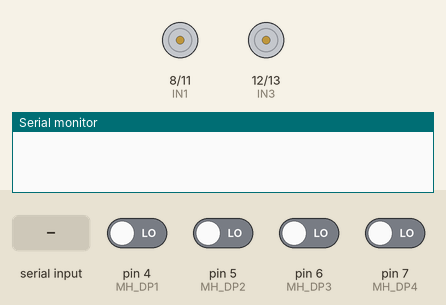
Simulated run of this sketch. Board: Arduino Uno, built with avr-gcc and run on an emulated ATmega328P. Shown: motor-driver pin pairs drawn as motors (green arrow = first pin HIGH = forward, orange = second pin HIGH = backward, longer = more drive, scaled by the enable pin), the last lines printed to the serial monitor. Inputs (shaded band) come from the test bench; at power-on: pin 4 (MH_DP1), pin 5 (MH_DP2), pin 6 (MH_DP3), pin 7 (MH_DP4) LOW.

Above: at 1.2 s.
1.3 s: "l" received over the second serial link
At 2.1 s:
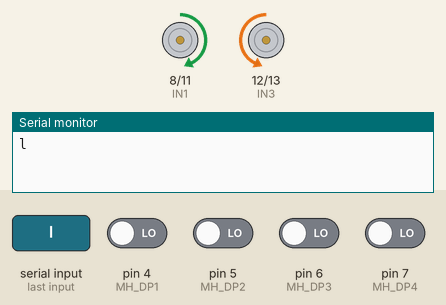
2.9 s: "c" received over the second serial link
At 3.5 s:
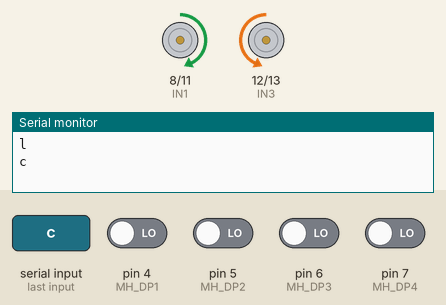
4.4 s: "w" received over Serial
At 5.7 s:
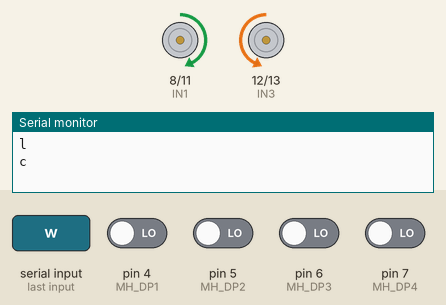
6.0 s: "r" received over the second serial link
At 7.0 s:
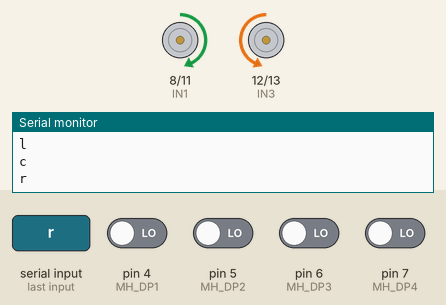
7.6 s: "w" received over the second serial link
At 8.2 s:
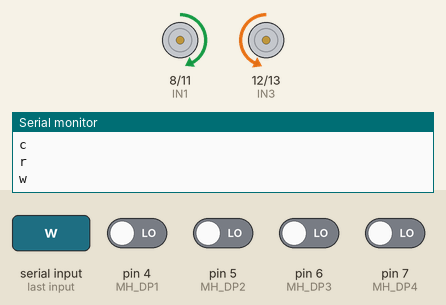
9.2 s: "s" received over Serial
At 10.6 s:
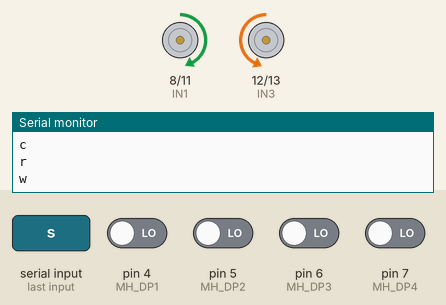
Timing chart, 0 to 11.8 s (numbered marks = the images above; inputs shaded):
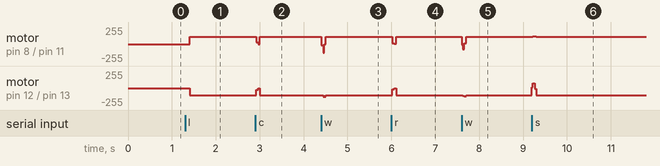

The sketch:

si-bt-car.ino
```cpp
#include <SoftwareSerial.h>
//蓝牙
int BT_TXD = 2;
int BT_RXD = 3;
SoftwareSerial BT(BT_TXD, BT_RXD);  //TXD, RXD

//寻迹
int MH_DP1 = 4;
int MH_DP2 = 5;
int MH_DP3 = 6;
int MH_DP4 = 7;

//轮子
int IN1 = 8;
int IN2 = 11;
int IN3 = 12;
int IN4 = 13;
int ENA = 10;
int ENB = 9;

//寻迹
int m1;
int m2;
int m3;
int m4;

bool mEnable = false;

const int mStrength = 128;
const int moveDelay = 60;  //操控持续时长

void setup() {
  Serial.begin(9600);
  BTSetup();
  MHSetup();
  wheelSetup();
}

bool isCross = false;
bool isLeft = false;
bool isRight = false;


//计时
long preDelay1 = 0;
const long delay1 = 1;

void loop() {
  long currentMillis = millis();
  m1 = digitalRead(MH_DP1);
  m2 = digitalRead(MH_DP2);
  m3 = digitalRead(MH_DP3);
  m4 = digitalRead(MH_DP4);

  if (isCross) {
    if (currentMillis - preDelay1 >= delay1) {
      autoMode();
      delay(delay1);
      reset();
      if (m1 == m2 && m2 == m3 && m3 == m4) {
        isCross = false;
        BT.write("C\r");
        return;
      }
      preDelay1 = currentMillis;
    }
  }

  if (isLeft || isRight) {
    if (currentMillis - preDelay1 >= delay1) {
      if (m1 == HIGH || m2 == HIGH || m3 == HIGH || m4 == HIGH) {
        if (isLeft) {
          isLeft = false;
          BT.write("L\r");
        } else if (isRight) {
          isRight = false;
          BT.write("R\r");
        }
        return;
      }
      rotateMode();
      delay(delay1);
      reset();
      preDelay1 = currentMillis;
    }
  }

  //寻迹
  if (mEnable) {
    if (currentMillis - preDelay1 >= delay1) {
      autoMode();
      delay(delay1);
      reset();
      preDelay1 = currentMillis;
    }
  }

  if (BT.available()) {
    char msg = BT.read();
    Serial.println(msg);
    processMsg(msg);
  }

  if (Serial.available()) {
    char msg = Serial.read();
    processMsg(msg);
    BT.write(msg);
  }

  //debug
  //forward(mStrength, mStrength);
  if (m1 == HIGH) {
    BT.write("1");
  }
  if (m2 == HIGH) {
    BT.write("2");
  }
  if (m3 == HIGH) {
    BT.write("3");
  }
  if (m4 == HIGH) {
    BT.write("4");
  }
}

void autoMode() {
  if (m1 == HIGH && m2 == HIGH && m3 == HIGH && m4 == HIGH) {
    reset();
  } else if (m2 == HIGH && m3 == HIGH) {
    forward(mStrength, mStrength);
  } else if (m1 == HIGH && m2 == HIGH) {
    forward(mStrength, mStrength * 0.9);
  } else if (m3 == HIGH && m4 == HIGH) {
    left(mStrength * 0.9, mStrength);
  } else if (m2 == HIGH) {
    forward(mStrength, mStrength * 0.7);
  } else if (m3 == HIGH) {
    forward(mStrength * 0.7, mStrength);
  } else if (m1 == HIGH) {
    right(mStrength, mStrength);
  } else if (m4 == HIGH) {
    left(mStrength, mStrength);
  }
}

void rotateMode() {
  if (isLeft) {
    left(mStrength, mStrength);
  } else if (isRight) {
    right(mStrength, mStrength);
  }
}

void processMsg(char msg) {
  //控制寻迹开关
  if (msg == 'x') {
    mEnable = true;
    return;
  } else if (msg == 'o') {
    mEnable = false;
    return;
  } else if (msg == 'c') {
    isCross = true;
  } else if (msg == 'l') {
    isLeft = true;
  } else if (msg == 'r') {
    isRight = true;
  }

  //控制
  if (msg == 'w') {
    forward(mStrength, mStrength);
  } else if (msg == 'a') {
    left(mStrength, mStrength);
  } else if (msg == 's') {
    back(mStrength, mStrength);
  } else if (msg == 'd') {
    right(mStrength, mStrength);
  }
  delay(moveDelay);
  reset();
}

void BTSetup() {
  BT.begin(9600);
}

void MHSetup() {
  pinMode(MH_DP1, INPUT);
  pinMode(MH_DP2, INPUT);
  pinMode(MH_DP3, INPUT);
  pinMode(MH_DP4, INPUT);
}

void wheelSetup() {
  pinMode(IN1, OUTPUT);
  pinMode(IN2, OUTPUT);
  pinMode(IN3, OUTPUT);
  pinMode(IN4, OUTPUT);
  pinMode(ENA, OUTPUT);
  pinMode(ENB, OUTPUT);
}

void BTWrite(SoftwareSerial BT, String msg) {
  for (int i = 0; i < msg.length(); i++) {
    BT.write(msg[i]);
  }
}

void right(int strengthA, int strengthB) {  //右，左
  digitalWrite(IN1, LOW);
  digitalWrite(IN2, HIGH);
  digitalWrite(IN3, HIGH);
  digitalWrite(IN4, LOW);
  analogWrite(ENA, strengthA);
  analogWrite(ENB, strengthB);
}

void left(int strengthA, int strengthB) {
  digitalWrite(IN1, HIGH);
  digitalWrite(IN2, LOW);
  digitalWrite(IN3, LOW);
  digitalWrite(IN4, HIGH);
  analogWrite(ENA, strengthA);
  analogWrite(ENB, strengthB);
}

void back(int strengthA, int strengthB) {
  digitalWrite(IN1, HIGH);
  digitalWrite(IN2, LOW);
  digitalWrite(IN3, HIGH);
  digitalWrite(IN4, LOW);
  analogWrite(ENA, strengthA);
  analogWrite(ENB, strengthB);
}

void forward(int strengthA, int strengthB) {
  digitalWrite(IN1, LOW);
  digitalWrite(IN2, HIGH);
  digitalWrite(IN3, LOW);
  digitalWrite(IN4, HIGH);
  analogWrite(ENA, strengthA);
  analogWrite(ENB, strengthB);
}

void reset() {
  digitalWrite(IN1, LOW);
  digitalWrite(IN2, LOW);
  digitalWrite(IN3, LOW);
  digitalWrite(IN4, LOW);
  analogWrite(ENA, 0);
  analogWrite(ENB, 0);
}
```

Measured:
- after the input at 1.3 s, motor on pin 8 (IN1) / pin 11 (IN2): stopped → forward 110/255 after 0.10 s; motor on pin 12 (IN3) / pin 13 (IN4): stopped → backward 111/255 after 0.10 s
- after the input at 2.9 s, motor on pin 8 (IN1) / pin 11 (IN2): forward 110/255 → forward 23/255 at once, → stopped 0.04 s later, → forward 110/255 0.04 s later; motor on pin 12 (IN3) / pin 13 (IN4): backward 111/255 → backward 24/255 at once, → stopped 0.04 s later, → backward 111/255 0.04 s later
- after the input at 4.4 s, motor on pin 8 (IN1) / pin 11 (IN2): forward 110/255 → forward 109/255 at once; motor on pin 12 (IN3) / pin 13 (IN4): backward 111/255 → backward 110/255 after 0.05 s
- after the input at 6.0 s, motor on pin 8 (IN1) / pin 11 (IN2): forward 109/255 → forward 110/255 at once; motor on pin 12 (IN3) / pin 13 (IN4): backward 110/255 → backward 111/255 at once
- after the input at 7.6 s, motor on pin 8 (IN1) / pin 11 (IN2): forward 110/255 → forward 108/255 at once; motor on pin 12 (IN3) / pin 13 (IN4): backward 111/255 → backward 110/255 at once
- after the input at 9.2 s, motor on pin 8 (IN1) / pin 11 (IN2): forward 108/255 → forward 120/255 at once, → forward 108/255 0.08 s later; motor on pin 12 (IN3) / pin 13 (IN4): backward 110/255 → forward 9/255 at once, → forward 75/255 0.02 s later, → backward 9/255 0.04 s later, → backward 110/255 0.04 s later
